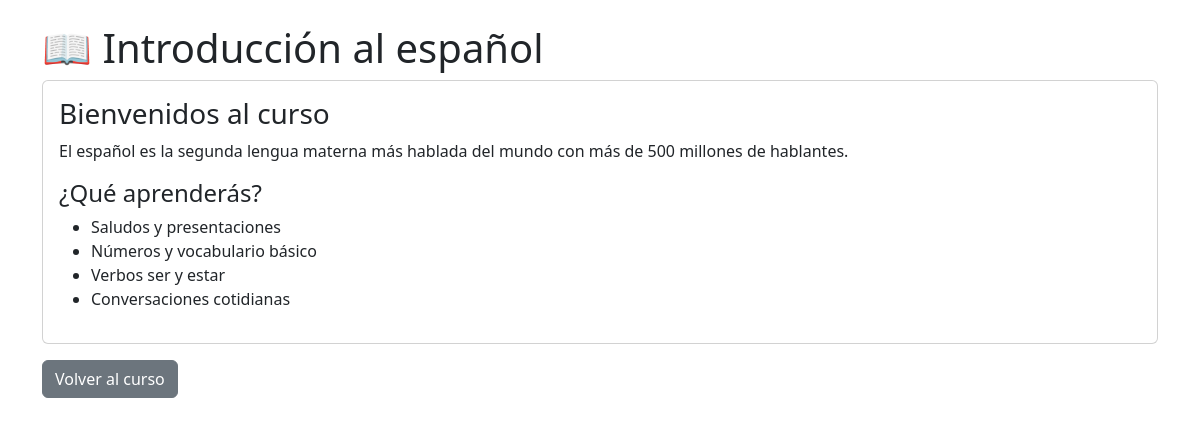
Page /cursos/espanol-a1/leccion/6/ (signed in) on the committed database.
### cursos/models.py (models this page shows, shortened)
class Leccion(models.Model):
    TIPO_CHOICES = [
        ('teoria', 'Teoría'),
        ('video', 'Video'),
        ('ejercicio', 'Ejercicio'),
        ('quiz', 'Quiz'),
        ('taller', 'Taller'),
    ]
    curso = models.ForeignKey(Curso, on_delete=models.CASCADE, related_name='lecciones')
    titulo = models.CharField(max_length=200)
    orden = models.PositiveIntegerField(default=0)
    tipo = models.CharField(max_length=20, choices=TIPO_CHOICES, default='teoria')
    contenido_html = models.TextField(blank=True)
    url_video = models.URLField(blank=True)
    duracion_minutos = models.PositiveIntegerField(default=30)
    puntos = models.PositiveIntegerField(default=10)
    class Meta:
        ordering = ['orden']

### cursos/views.py (the view)
# urls.py: path('<slug:curso_slug>/leccion/<int:leccion_id>/', views.leccion_detalle, name='leccion_detalle'),
@login_required
def leccion_detalle(request, curso_slug, leccion_id):
    curso = get_object_or_404(Curso, slug=curso_slug)
    leccion = get_object_or_404(Leccion, id=leccion_id, curso=curso)
    progreso, created = ProgresoUsuario.objects.get_or_create(
        usuario=request.user,
        curso=curso,
        leccion=leccion
    )
    return render(request, 'cursos/leccion_detalle.html', {
        'curso': curso,
        'leccion': leccion,
        'progreso': progreso
    })

### templates/cursos/leccion_detalle.html (shortened to what this page needs)
<!DOCTYPE html>
<html>
<head>
    <link href="https://cdn.jsdelivr.net/npm/bootstrap@5.3.0/dist/css/bootstrap.min.css" rel="stylesheet">
</head>
<body>
    <div class="container mt-4">
        <h1>{{ leccion.titulo }}</h1>
        <div class="card">
            <div class="card-body">
                {{ leccion.contenido_html|safe }}
            </div>
        </div>
        <a href="{% url 'cursos:detalle' curso.slug %}" class="btn btn-secondary mt-3">Volver al curso</a>
    </div>
</body>
</html>

### rows in the picture
Leccion: titulo "📖 Introducción al español", contenido_html "Bienvenidos al curso El español es la segunda lengua materna más hablada del mundo con más de 500 millones de hablantes. ¿Qué aprenderás? Saludos y presentaciones Números y vocabulario básico Verbos ser y estar Conversaciones cotidianas"
